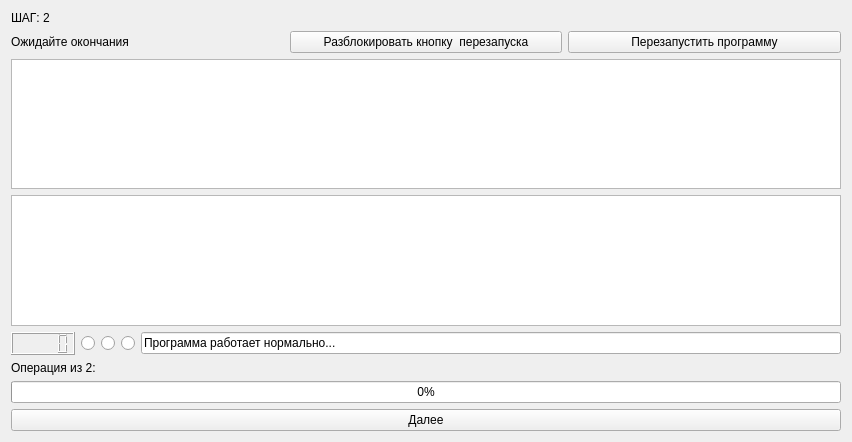
<?xml version="1.0" encoding="UTF-8"?>
<ui version="4.0">
 <class>WaitForTheEnd</class>
 <widget class="QWidget" name="WaitForTheEnd">
  <property name="geometry">
   <rect>
    <x>0</x>
    <y>0</y>
    <width>852</width>
    <height>442</height>
   </rect>
  </property>
  <property name="windowTitle">
   <string>Form</string>
  </property>
  <layout class="QGridLayout" name="gridLayout">
   <item row="0" column="0">
    <layout class="QVBoxLayout" name="verticalLayout">
     <item>
      <widget class="QLabel" name="step">
       <property name="text">
        <string>ШАГ: 2</string>
       </property>
      </widget>
     </item>
     <item>
      <layout class="QHBoxLayout" name="horizontalLayout_3">
       <item>
        <widget class="QLabel" name="guide">
         <property name="text">
          <string>Ожидайте окончания</string>
         </property>
        </widget>
       </item>
       <item>
        <widget class="QPushButton" name="lock_button">
         <property name="enabled">
          <bool>true</bool>
         </property>
         <property name="text">
          <string>Разблокировать кнопку  перезапуска</string>
         </property>
        </widget>
       </item>
       <item>
        <widget class="QPushButton" name="stop_button">
         <property name="enabled">
          <bool>true</bool>
         </property>
         <property name="text">
          <string>Перезапустить программу</string>
         </property>
        </widget>
       </item>
      </layout>
     </item>
     <item>
      <widget class="QTextEdit" name="textEdit"/>
     </item>
     <item>
      <widget class="QPlainTextEdit" name="infoText"/>
     </item>
     <item>
      <layout class="QHBoxLayout" name="horizontalLayout">
       <item>
        <widget class="QLCDNumber" name="lcdNumber"/>
       </item>
       <item>
        <widget class="QRadioButton" name="radioButton">
         <property name="text">
          <string/>
         </property>
        </widget>
       </item>
       <item>
        <widget class="QRadioButton" name="radioButton_2">
         <property name="text">
          <string/>
         </property>
        </widget>
       </item>
       <item>
        <widget class="QRadioButton" name="radioButton_3">
         <property name="text">
          <string/>
         </property>
        </widget>
       </item>
       <item>
        <widget class="QLineEdit" name="lineEdit">
         <property name="text">
          <string>Программа работает нормально...</string>
         </property>
        </widget>
       </item>
      </layout>
     </item>
     <item>
      <widget class="QLabel" name="status_process">
       <property name="text">
        <string>Операция из 2:</string>
       </property>
      </widget>
     </item>
     <item>
      <widget class="QProgressBar" name="progressBar">
       <property name="value">
        <number>0</number>
       </property>
      </widget>
     </item>
     <item>
      <widget class="QPushButton" name="next_button">
       <property name="enabled">
        <bool>true</bool>
       </property>
       <property name="text">
        <string>Далее</string>
       </property>
      </widget>
     </item>
    </layout>
   </item>
  </layout>
 </widget>
 <resources/>
 <connections/>
</ui>
